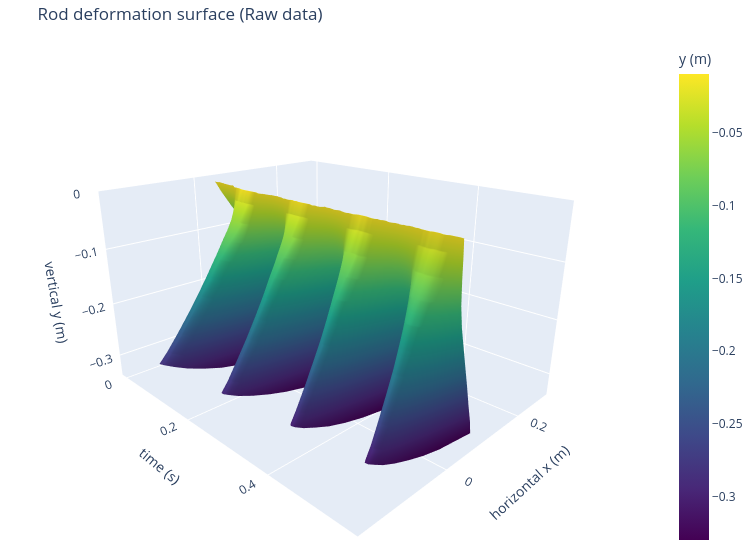

The notebook cell this image was saved under:
### Code cell
import numpy as np
import plotly.graph_objects as go

# Subsample frames for speed (every 4th frame)
_stride = 1
_frames = np.arange(0, n_frames, _stride)
_n_pts  = N_VIDEO_PTS

# Grids: rows = spatial nodes, cols = subsampled frames
X_grid = x_m[_frames, :].T                        # (n_pts, n_t)  horizontal position
T_grid = np.tile(t_raw[_frames], (_n_pts, 1))      # (n_pts, n_t)  time
Y_grid = y_m[_frames, :].T                        # (n_pts, n_t)  vertical position

# ── Plotly 3D surface (rotatable) ─────────────────────────────────────────
fig3d = go.Figure(go.Surface(
    x=T_grid,
    y=X_grid,
    z=Y_grid,
    colorscale='viridis',
    colorbar=dict(title='y (m)'),
))
fig3d.update_layout(
    title='Rod deformation surface (Raw data)',
    scene=dict(
        xaxis_title='time (s)',
        yaxis_title='horizontal x (m)',
        zaxis_title='vertical y (m)',
        camera=dict(eye=dict(x=1.5, y=-1.5, z=0.8))
    ),
    width=750, height=550, margin=dict(l=0, r=0, t=40, b=0)
)
fig3d.show()

# ── Static Matplotlib version (saved to file) ─────────────────────────────
# fig2, ax2 = plt.subplots(figsize=(8, 5), dpi=100,
#                           subplot_kw=dict(projection='3d'))
# ax2.plot_surface(X_grid, T_grid, Y_grid,
#                  cmap='viridis', linewidth=0, antialiased=True, alpha=0.85)
# ax2.set_xlabel('Horizontal x (m)')
# ax2.set_ylabel('Time (s)')
# ax2.set_zlabel('Vertical y (m)')
# ax2.set_title('Rod deformation surface')
# plt.tight_layout()
# plt.savefig('../Figure_1.png', dpi=150, bbox_inches='tight')
# plt.show()

### Figure 1 — Plotly figure (JSON) as saved in the notebook; plotly's stock layout.template omitted (floating-point values rounded to 4 significant figures; data arrays with more than 128 entries replaced by an {"elided": "..."} marker saying what was removed)
{"data": [{"colorbar": {"title": {"text": "y (m)"}}, "colorscale": [[0, "#440154"], [0.1111, "#482878"], [0.2222, "#3e4989"], [0.3333, "#31688e"], [0.4444, "#26828e"], [0.5556, "#1f9e89"], [0.6667, "#35b779"], [0.7778, "#6ece58"], [0.8889, "#b5de2b"], [1, "#fde725"]], "type": "surface", "x": {"elided": "25x108 float values"}, "y": {"elided": "25x108 float values"}, "z": {"elided": "25x108 float values"}}], "layout": {"height": 550, "margin": {"b": 0, "l": 0, "r": 0, "t": 40}, "scene": {"camera": {"eye": {"x": 1.5, "y": -1.5, "z": 0.8}}, "xaxis": {"title": {"text": "time (s)"}}, "yaxis": {"title": {"text": "horizontal x (m)"}}, "zaxis": {"title": {"text": "vertical y (m)"}}}, "title": {"text": "Rod deformation surface (Raw data)"}, "width": 750}}
